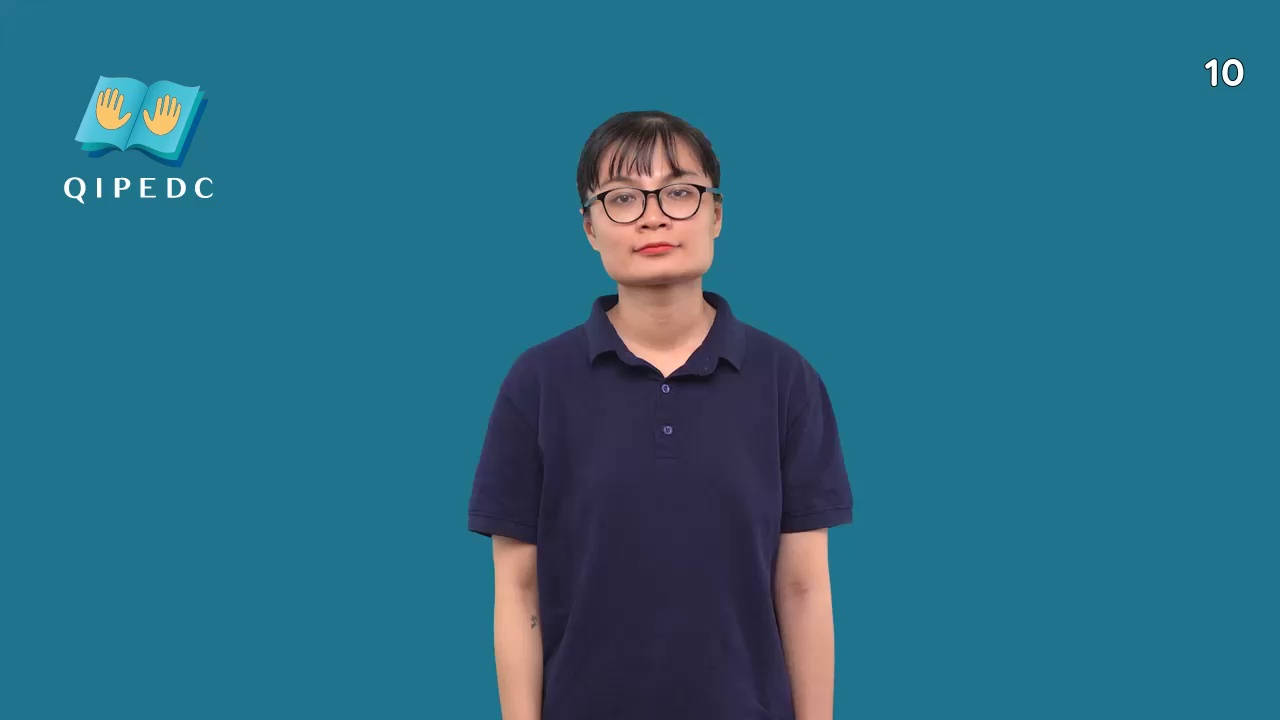
#> input picture scratch/frames_d0539/frame_000.jpg, 1280 x 720 px, given in place of frame_032.jpg, which was not available
$ python inspect_hand_close.py
#> lines starting #> are read from the running program, lines starting #| are printed output that depends on the picture
import cv2

for idx in [32, 40, 48]:
    f = f'scratch/frames_d0539/frame_{idx:03d}.jpg'
    img = cv2.imread(f)
#> img is the input picture: shape (720, 1280, 3); mean B, G, R 130.9, 107.2, 40.7
    # Vùng bàn tay người ký
    h, w, _ = img.shape
#> h = 720; w = 1280
    # Toạ độ bàn tay xuất hiện quanh (w*0.4 to w*0.6, h*0.35 to h*0.65)
    hand_crop = img[int(h*0.3):int(h*0.7), int(w*0.4):int(w*0.6)]
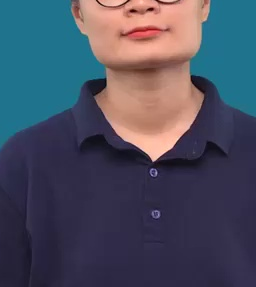
#> hand_crop: shape (287, 256, 3); mean B, G, R 95.8, 78.7, 74.4
    cv2.imwrite(f'scratch/frames_d0539/hand_close_{idx}.jpg', hand_crop)
    print(f"Saved hand_close_{idx}.jpg shape: {hand_crop.shape}")
#| Saved hand_close_32.jpg shape: (287, 256, 3)
#> pass 2 of the loop `for idx in [32, 40, 48]:`:
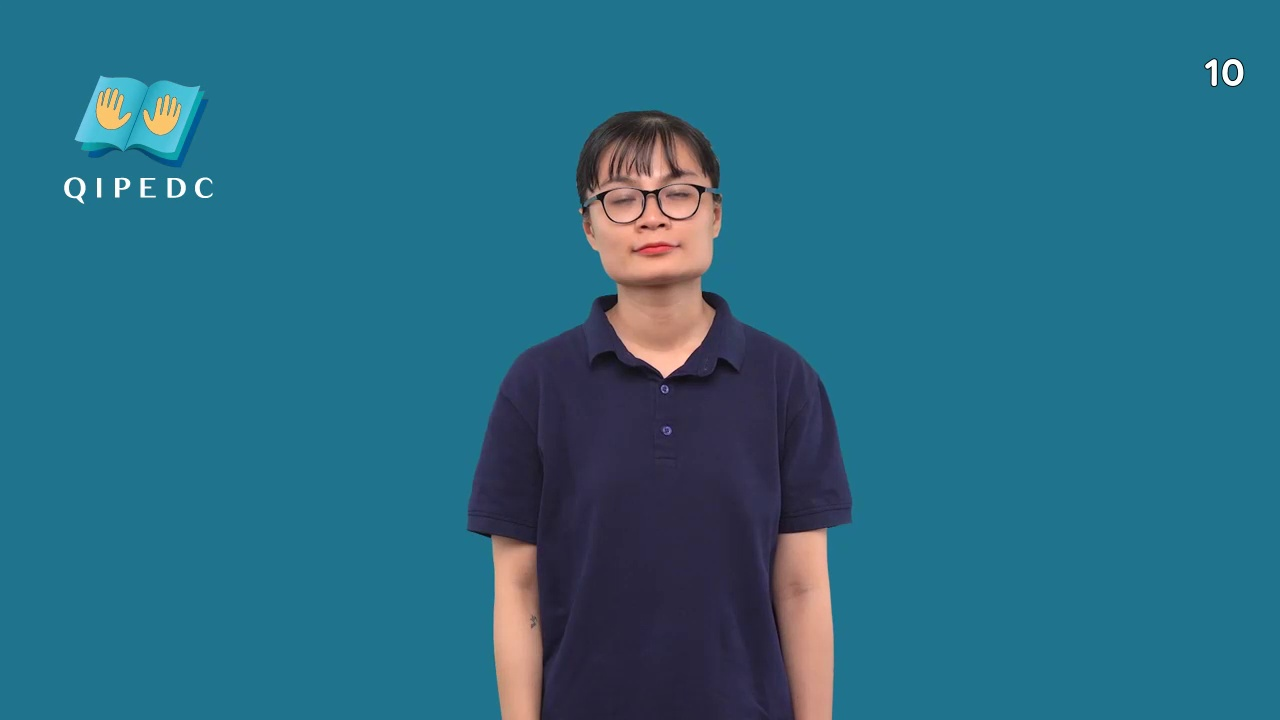
#> input picture scratch/frames_d0539/frame_008.jpg, 1280 x 720 px, given in place of frame_040.jpg, which was not available
#> img is the input picture: shape (720, 1280, 3); mean B, G, R 130.8, 107.3, 40.7
#> `hand_crop = img[int(h*0.3):int(h*0.7), int(w*0.4):int(w*0.6)]`:
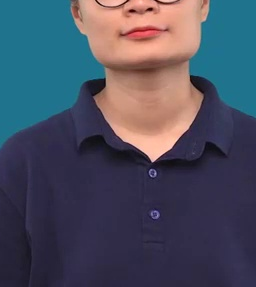
#> hand_crop: shape (287, 256, 3); mean B, G, R 95.5, 78.9, 74.5
#| Saved hand_close_40.jpg shape: (287, 256, 3)
